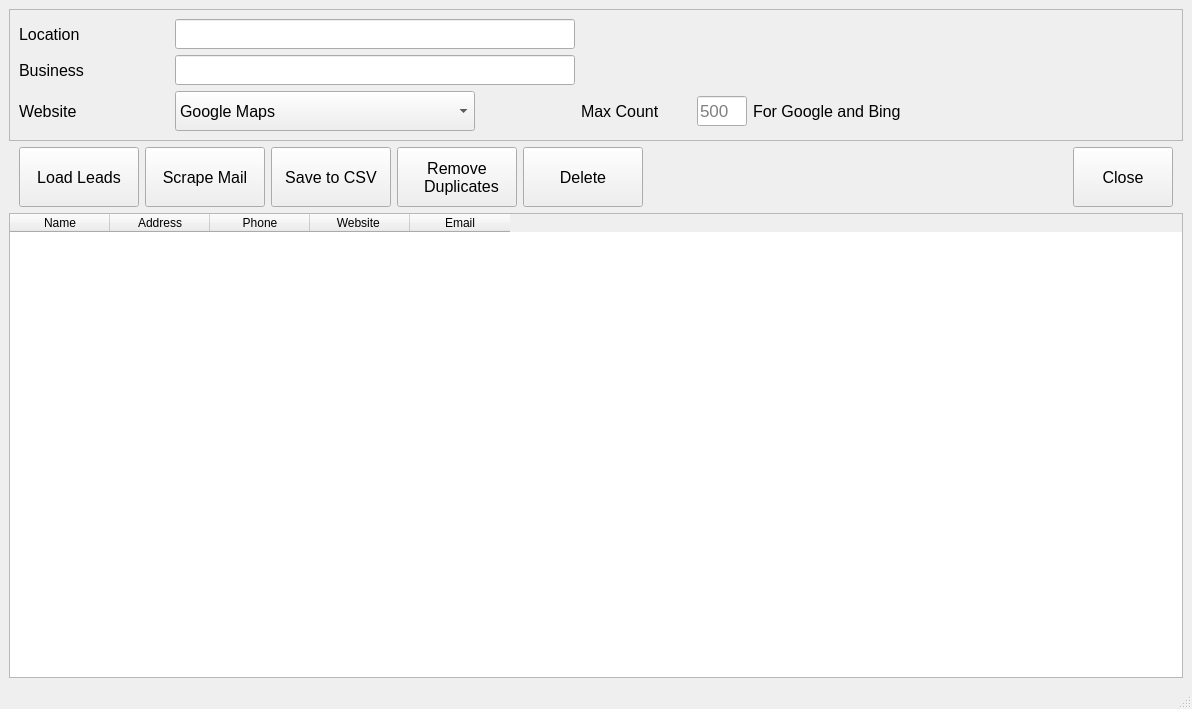
<?xml version="1.0" encoding="UTF-8"?>
<ui version="4.0">
 <class>MainWindow</class>
 <widget class="QMainWindow" name="MainWindow">
  <property name="geometry">
   <rect>
    <x>0</x>
    <y>0</y>
    <width>1192</width>
    <height>709</height>
   </rect>
  </property>
  <property name="windowTitle">
   <string>BusinessFinder</string>
  </property>
  <property name="windowIcon">
   <iconset>
    <normaloff>resources/favicon.ico</normaloff>resources/favicon.ico</iconset>
  </property>
  <widget class="QWidget" name="centralwidget">
   <layout class="QGridLayout" name="gridLayout">
    <item row="6" column="0">
     <widget class="QTableWidget" name="tableWidget">
      <column>
       <property name="text">
        <string>Name</string>
       </property>
      </column>
      <column>
       <property name="text">
        <string>Address</string>
       </property>
      </column>
      <column>
       <property name="text">
        <string>Phone</string>
       </property>
      </column>
      <column>
       <property name="text">
        <string>Website </string>
       </property>
      </column>
      <column>
       <property name="text">
        <string>Email</string>
       </property>
      </column>
     </widget>
    </item>
    <item row="5" column="0">
     <layout class="QHBoxLayout" name="horizontalLayout_2" stretch="0,0,0,0,0,0,0">
      <property name="leftMargin">
       <number>10</number>
      </property>
      <property name="rightMargin">
       <number>10</number>
      </property>
      <item>
       <widget class="QPushButton" name="pushButtonLoadLeads">
        <property name="minimumSize">
         <size>
          <width>120</width>
          <height>60</height>
         </size>
        </property>
        <property name="maximumSize">
         <size>
          <width>100</width>
          <height>16777215</height>
         </size>
        </property>
        <property name="font">
         <font>
          <pointsize>12</pointsize>
         </font>
        </property>
        <property name="text">
         <string>Load Leads</string>
        </property>
       </widget>
      </item>
      <item>
       <widget class="QPushButton" name="pushButtonScrapeMail">
        <property name="minimumSize">
         <size>
          <width>120</width>
          <height>60</height>
         </size>
        </property>
        <property name="font">
         <font>
          <pointsize>12</pointsize>
         </font>
        </property>
        <property name="text">
         <string>Scrape Mail</string>
        </property>
       </widget>
      </item>
      <item>
       <widget class="QPushButton" name="pushButtonSaveToCSV">
        <property name="minimumSize">
         <size>
          <width>120</width>
          <height>60</height>
         </size>
        </property>
        <property name="font">
         <font>
          <pointsize>12</pointsize>
         </font>
        </property>
        <property name="text">
         <string>Save to CSV</string>
        </property>
       </widget>
      </item>
      <item>
       <widget class="QPushButton" name="pushButtonRemoveDuplicates">
        <property name="minimumSize">
         <size>
          <width>120</width>
          <height>60</height>
         </size>
        </property>
        <property name="font">
         <font>
          <pointsize>12</pointsize>
         </font>
        </property>
        <property name="text">
         <string>Remove
  Duplicates</string>
        </property>
       </widget>
      </item>
      <item>
       <widget class="QPushButton" name="pushButtonDelete">
        <property name="minimumSize">
         <size>
          <width>120</width>
          <height>60</height>
         </size>
        </property>
        <property name="font">
         <font>
          <pointsize>12</pointsize>
         </font>
        </property>
        <property name="text">
         <string>Delete</string>
        </property>
       </widget>
      </item>
      <item>
       <spacer name="horizontalSpacer">
        <property name="orientation">
         <enum>Qt::Horizontal</enum>
        </property>
        <property name="sizeHint" stdset="0">
         <size>
          <width>40</width>
          <height>20</height>
         </size>
        </property>
       </spacer>
      </item>
      <item>
       <widget class="QPushButton" name="pushButtonClose">
        <property name="minimumSize">
         <size>
          <width>100</width>
          <height>60</height>
         </size>
        </property>
        <property name="maximumSize">
         <size>
          <width>80</width>
          <height>16777215</height>
         </size>
        </property>
        <property name="font">
         <font>
          <pointsize>12</pointsize>
         </font>
        </property>
        <property name="styleSheet">
         <string notr="true"/>
        </property>
        <property name="text">
         <string>Close</string>
        </property>
       </widget>
      </item>
     </layout>
    </item>
    <item row="0" column="0" rowspan="2">
     <widget class="QFrame" name="frame">
      <property name="frameShape">
       <enum>QFrame::StyledPanel</enum>
      </property>
      <property name="frameShadow">
       <enum>QFrame::Raised</enum>
      </property>
      <layout class="QGridLayout" name="gridLayout_2">
       <item row="0" column="0">
        <widget class="QLabel" name="label">
         <property name="minimumSize">
          <size>
           <width>0</width>
           <height>30</height>
          </size>
         </property>
         <property name="maximumSize">
          <size>
           <width>150</width>
           <height>16777215</height>
          </size>
         </property>
         <property name="font">
          <font>
           <pointsize>12</pointsize>
          </font>
         </property>
         <property name="text">
          <string>Location</string>
         </property>
        </widget>
       </item>
       <item row="0" column="1">
        <widget class="QLineEdit" name="lineEditLocation">
         <property name="minimumSize">
          <size>
           <width>0</width>
           <height>30</height>
          </size>
         </property>
         <property name="maximumSize">
          <size>
           <width>400</width>
           <height>16777215</height>
          </size>
         </property>
         <property name="font">
          <font>
           <pointsize>12</pointsize>
           <weight>75</weight>
           <bold>true</bold>
          </font>
         </property>
        </widget>
       </item>
       <item row="1" column="0">
        <widget class="QLabel" name="label_2">
         <property name="minimumSize">
          <size>
           <width>0</width>
           <height>30</height>
          </size>
         </property>
         <property name="maximumSize">
          <size>
           <width>150</width>
           <height>16777215</height>
          </size>
         </property>
         <property name="font">
          <font>
           <pointsize>12</pointsize>
          </font>
         </property>
         <property name="text">
          <string>Business</string>
         </property>
        </widget>
       </item>
       <item row="1" column="1">
        <widget class="QLineEdit" name="lineEditBusiness">
         <property name="minimumSize">
          <size>
           <width>0</width>
           <height>30</height>
          </size>
         </property>
         <property name="maximumSize">
          <size>
           <width>400</width>
           <height>16777215</height>
          </size>
         </property>
         <property name="font">
          <font>
           <pointsize>12</pointsize>
           <weight>75</weight>
           <bold>true</bold>
          </font>
         </property>
        </widget>
       </item>
       <item row="2" column="0">
        <widget class="QLabel" name="label_3">
         <property name="maximumSize">
          <size>
           <width>150</width>
           <height>16777215</height>
          </size>
         </property>
         <property name="font">
          <font>
           <pointsize>12</pointsize>
          </font>
         </property>
         <property name="text">
          <string>Website</string>
         </property>
        </widget>
       </item>
       <item row="2" column="1">
        <widget class="QComboBox" name="comboBox">
         <property name="minimumSize">
          <size>
           <width>0</width>
           <height>40</height>
          </size>
         </property>
         <property name="maximumSize">
          <size>
           <width>300</width>
           <height>50</height>
          </size>
         </property>
         <property name="font">
          <font>
           <pointsize>12</pointsize>
          </font>
         </property>
         <item>
          <property name="text">
           <string>Google Maps</string>
          </property>
         </item>
         <item>
          <property name="text">
           <string>Yelp.com</string>
          </property>
         </item>
         <item>
          <property name="text">
           <string>Yell.com</string>
          </property>
         </item>
         <item>
          <property name="text">
           <string>Bing Maps</string>
          </property>
         </item>
        </widget>
       </item>
       <item row="2" column="2">
        <widget class="QLabel" name="label_4">
         <property name="maximumSize">
          <size>
           <width>110</width>
           <height>16777215</height>
          </size>
         </property>
         <property name="font">
          <font>
           <pointsize>12</pointsize>
          </font>
         </property>
         <property name="text">
          <string>Max Count</string>
         </property>
        </widget>
       </item>
       <item row="2" column="3">
        <widget class="QLineEdit" name="lineEditMaxCount">
         <property name="minimumSize">
          <size>
           <width>0</width>
           <height>30</height>
          </size>
         </property>
         <property name="maximumSize">
          <size>
           <width>50</width>
           <height>16777215</height>
          </size>
         </property>
         <property name="font">
          <font>
           <pointsize>13</pointsize>
          </font>
         </property>
         <property name="placeholderText">
          <string>500</string>
         </property>
        </widget>
       </item>
       <item row="2" column="4">
        <widget class="QLabel" name="label_5">
         <property name="font">
          <font>
           <pointsize>12</pointsize>
          </font>
         </property>
         <property name="text">
          <string>For Google and Bing</string>
         </property>
        </widget>
       </item>
      </layout>
     </widget>
    </item>
   </layout>
  </widget>
  <widget class="QMenuBar" name="menubar">
   <property name="geometry">
    <rect>
     <x>0</x>
     <y>0</y>
     <width>1192</width>
     <height>27</height>
    </rect>
   </property>
  </widget>
  <widget class="QStatusBar" name="statusbar"/>
 </widget>
 <resources/>
 <connections/>
</ui>
